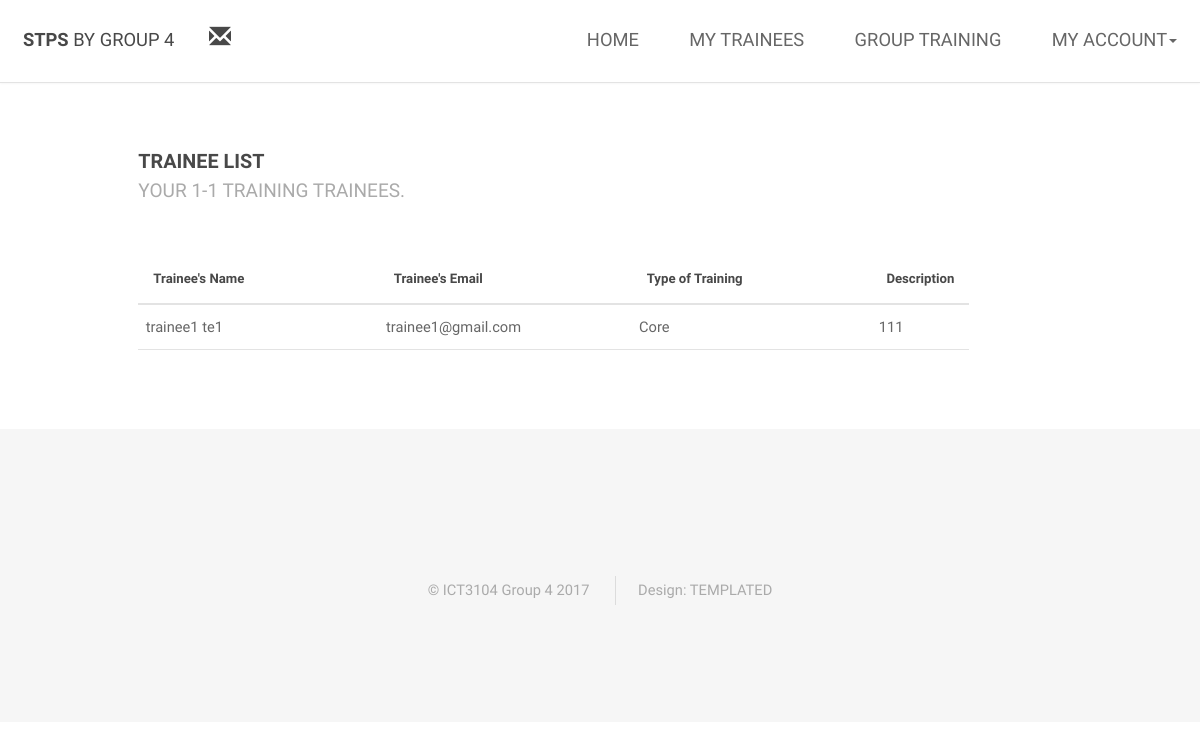
The page /trainer_traineeList.php (signed in) on the database its author committed.
### tables this page shows
CREATE TABLE IF NOT EXISTS `personalsession` (
  `id` int(11) NOT NULL,
  `category` varchar(20) NOT NULL,
  `roomTypeID` int(11) NOT NULL,
  `typeofTrainingID` int(11) NOT NULL,
  `startTime` time NOT NULL,
  `endTime` time NOT NULL,
  `date` date NOT NULL,
  `description` varchar(255) NOT NULL,
  `trainerEmail` varchar(255) NOT NULL,
  `traineeEmail` varchar(255) NOT NULL
);

CREATE TABLE IF NOT EXISTS `users` (
  `email` varchar(255) NOT NULL,
  `firstName` varchar(35) NOT NULL,
  `lastName` varchar(35) NOT NULL,
  `phoneNumber` int(8) NOT NULL,
  `profilePicture` varchar(255) NOT NULL,
  `role` varchar(10) NOT NULL,
  `password` varchar(50) NOT NULL,
  `status` int(1) NOT NULL,
  `address` varchar(255) NOT NULL,
  `subscription` int(2) NOT NULL,
  `registerDate` date NOT NULL,
  `expiryDate` date NOT NULL,
  `featuredStatus` int(1) NOT NULL,
  `profileBio` varchar(255) NOT NULL,
  `bondTo` varchar(255) NOT NULL
);

CREATE TABLE IF NOT EXISTS `typeoftraining` (
  `id` int(11) NOT NULL,
  `trainingName` varchar(255) NOT NULL,
  `cost` decimal(10,2) NOT NULL
);

### scripts/listTrainees.php (the view, shortened to what this page needs)
<?php
$sqlTraineeName = "SELECT * FROM personalsession ps
JOIN users u ON ps.traineeEmail = u.email
JOIN typeoftraining t ON ps.typeofTrainingID = t.id
WHERE ps.trainerEmail='trainer1@gmail.com'
AND ps.category='1-1 training'";
$result = $conn->prepare($sqlTraineeName);
$result->execute();
$count = $result->rowCount();
if ($count > 0) {
    while ($trainee = $result->fetch(PDO::FETCH_ASSOC)) {
        $firstName = $trainee['firstName'];
        $lastName = $trainee['lastName'];
        $email = $trainee['traineeEmail'];
        $typeofTraining = $trainee['trainingName'];
        $description = $trainee['description'];
        echo "<tbody>";
        echo "<tr>";
        echo "<td>" . $firstName ." " . $lastName . "</td>";
        echo "<td>" . $email ."</td>";
        echo "<td>" . $typeofTraining ."</td>";
        echo "<td>" . $description."</td>";
        echo "</tr>";
        echo "</tbody>";
    }
} else {
    echo "There are no Trainers yet!";
}

### assets/css/trainer_dashboard.css (style rules this page uses)
html, body, div, span, applet, object, iframe, h1, h2, h3, h4, h5, h6, p, blockquote, pre, a, abbr, acronym, address, big, cite, code, del, dfn, em, img, ins, kbd, q, s, samp, small, strike, strong, sub, sup, tt, var, b, u, i, center, dl, dt, dd, ol, ul, li, fieldset, form, label, legend, table, caption, tbody, tfoot, thead, tr, th, td, article, aside, canvas, details, embed, figure, figcaption, footer, header, hgroup, menu, nav, output, ruby, section, summary, time, mark, audio, video { margin: 0; padding: 0; border: 0; font-size: 100%; font: inherit; vertical-align: baseline; }
body { line-height: 1; }
body { -webkit-text-size-adjust: none; }
*, *:before, *:after { -moz-box-sizing: border-box; -webkit-box-sizing: border-box; box-sizing: border-box; }
body { -ms-overflow-style: scrollbar; }
body { background: #fff; padding-top: 6em; }
body { background-color: #fff; color: #666; }
body, input, select, textarea { font-family: "Raleway", Arial, Helvetica, sans-serif; font-size: 13pt; font-weight: 400; line-height: 2em; }
@media screen and (max-width: 1680px) { body, input, select, textarea { font-size: 11pt; } }
@media screen and (max-width: 1280px) { body, input, select, textarea { font-size: 11pt; } }
table tbody tr { border-left: 0; border-right: 0; }
table td { padding: 0.5em 0.5em; }

### rows shown on the page
personalsession: users.firstName "trainee1", users.lastName "te1", traineeEmail "trainee1@gmail.com", typeofTrainingID.trainingName "Core", description "111"
